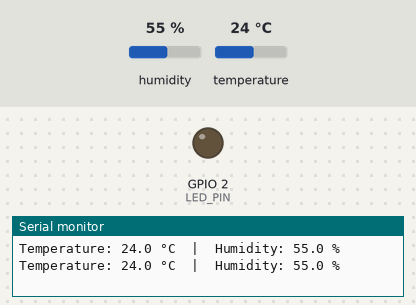
This sketch was run on a simulated ESP32. On the bench: output pins drawn as LEDs (lit = HIGH), the last lines printed to the serial monitor. Inputs (shaded band) come from the test bench; at power-on: temperature 24 °C, humidity 55 %.

Above: at 4.8 s.
4.9 s: temperature set to 29.3 °C
7.9 s: temperature set to 30.6 °C
At 9.0 s:
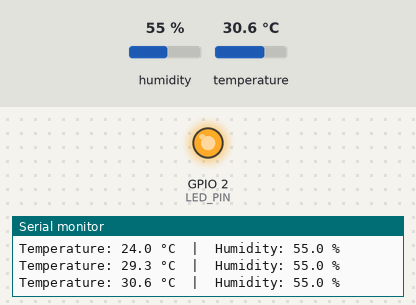
10.9 s: temperature set to 12 °C
At 12.4 s:
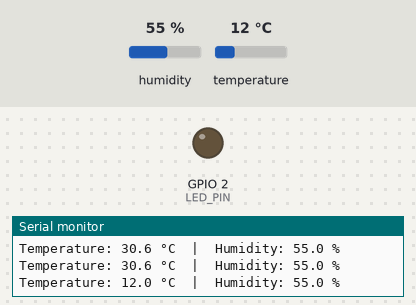
13.9 s: temperature set to 33 °C
At 15.3 s:
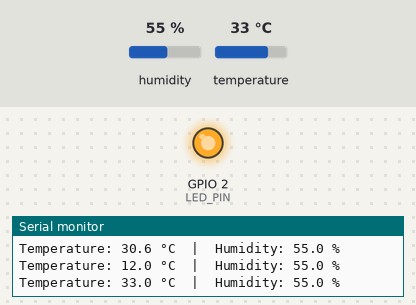
Timing chart, 0 to 16.9 s (numbered marks = the images above; inputs shaded):
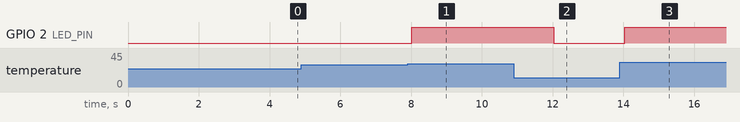

The sketch:

sketch.ino
```cpp
/*
 * Auto-generated by CircuitForge AI (Deterministic Catalog Generator)
 * Project: ESP32 OLED Display with WiFi
 */
#include <Arduino.h>
#include <DHT.h>

#define DHTPIN 4
#define DHTTYPE DHT22
#define LED_PIN 2

const float TEMP_THRESHOLD = 30.0;
DHT dht(DHTPIN, DHTTYPE);

void setup() {
  Serial.begin(115200);
  pinMode(LED_PIN, OUTPUT);
  digitalWrite(LED_PIN, LOW);
  dht.begin();
  Serial.println(F("CircuitForge AI - ESP32 Temperature Monitor Initialized"));
}

void loop() {
  delay(2000);
  float t = dht.readTemperature();
  float h = dht.readHumidity();

  if (isnan(t) || isnan(h)) {
    Serial.println(F("[ERROR] Failed to read from DHT22 sensor"));
    return;
  }

  Serial.print(F("Temperature: "));
  Serial.print(t, 1);
  Serial.print(F(" °C  |  Humidity: "));
  Serial.print(h, 1);
  Serial.println(F(" %"));

  if (t > TEMP_THRESHOLD) {
    digitalWrite(LED_PIN, HIGH);
  } else {
    digitalWrite(LED_PIN, LOW);
  }
}
```

Measured:
- the behaviour switches between 30 and 30.1 °C on temperature (found by bisection; images 0 and 1)
- after the input at 7.9 s, GPIO 2 (LED_PIN): LOW → HIGH after 0.12 s
- after the input at 10.9 s, GPIO 2 (LED_PIN): HIGH → LOW after 1.1 s
- after the input at 13.9 s, GPIO 2 (LED_PIN): LOW → HIGH after 0.14 s
